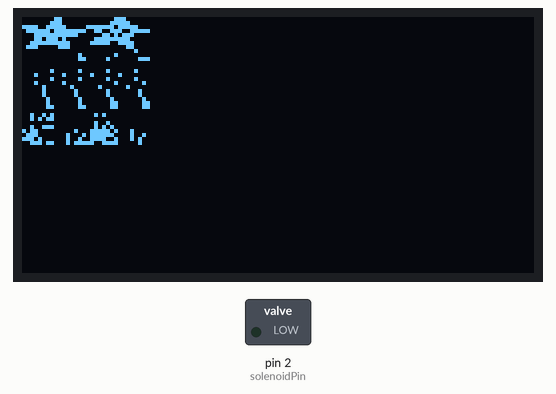
Recording of a sketch running on a simulated Arduino Uno, built with avr-gcc and run on an emulated ATmega328P. Shown: 128×64 one-colour display, switched loads named in the sketch (green lamp = pin HIGH). Dashed ring = blinking.

Above: at 0.1 s.
At 10.1 s:
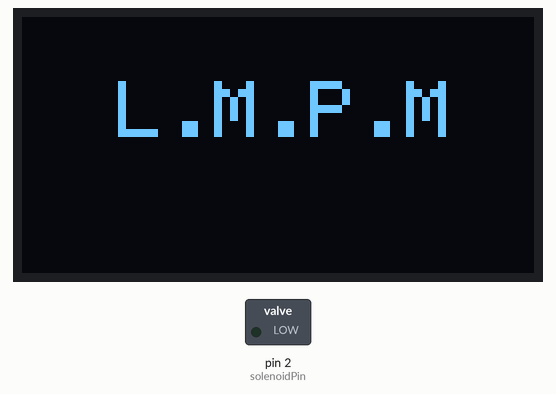
At 12.1 s:
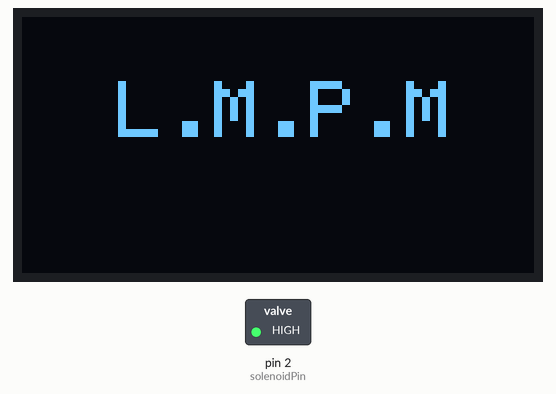
Timing chart, 0 to 130.0 s (numbered marks = the images above):
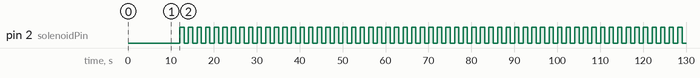

The sketch:

LMPM.ino
```cpp
/* usage
  1st press - start calibration
  2nd press - set lower temperature
  3rd press = set uppper temperature
  4th press = confirm values
*/

// libraries
//#include "PinNames.h"
#include <Wire.h>
#include <Adafruit_GFX.h>
#include <Adafruit_SSD1306.h>

// variables
// temperature
bool buttonPressed = false;
int upper, lower, threshold;
char *state[] = {"off", "on"};

// display
#define SCREEN_WIDTH 128 // OLED display width, in pixels
#define SCREEN_HEIGHT 64 // OLED display height, in pixels

// Declaration for an SSD1306 display connected to I2C (SDA, SCL pins)
#define OLED_RESET     4 // Reset pin # (or -1 if sharing Arduino reset pin)
Adafruit_SSD1306 display(SCREEN_WIDTH, SCREEN_HEIGHT, &Wire, OLED_RESET);

#define NUMFLAKES     10 // Number of snowflakes in the animation example

#define LOGO_HEIGHT   16
#define LOGO_WIDTH    16

static const unsigned char PROGMEM logo_bmp[] =
{ B00000000, B11000000,
  B00000001, B11000000,
  B00000001, B11000000,
  B00000011, B11100000,
  B11110011, B11100000,
  B11111110, B11111000,
  B01111110, B11111111,
  B00110011, B10011111,
  B00011111, B11111100,
  B00001101, B01110000,
  B00011011, B10100000,
  B00111111, B11100000,
  B00111111, B11110000,
  B01111100, B11110000,
  B01110000, B01110000,
  B00000000, B00110000 };

// solenoid
int solenoidPin = 2;

void setup() {
  pinMode(solenoidPin,OUTPUT);

  Serial.begin(9600);
  // SSD1306_SWITCHCAPVCC = generate display voltage from 3.3V internally
  if(!display.begin(SSD1306_SWITCHCAPVCC, 0x3C)) { // Address 0x3D for 128x64
    Serial.println(F("SSD1306 allocation failed"));
    for(;;); // Don't proceed, loop forever
  }

  display.clearDisplay();
  display.drawBitmap(0, 0, logo_bmp, 32, 32, WHITE);
  display.display();
  delay(10000); // Pause for 2 seconds

  // Clear the buffer
  display.clearDisplay();

  display.setTextSize(2.5);
  display.setTextColor(SSD1306_WHITE);        // Draw white text
  display.setCursor(0,0);             // Start at top-left corner
  display.println("");
  display.println("  L.M.P.M");
  display.display();
  delay(2000);
}

void loop() {
  while(1){
    digitalWrite(solenoidPin,HIGH);
    delay(1000);
    digitalWrite(solenoidPin,LOW);
    delay(1000);
  }
  //STATE 0 - Calibration
  buttonPressed = true;   //mock
  if (buttonPressed){
    calabration();
  }

  //STATE 1 - Operation
  buttonPressed = true;   //mock
  if (buttonPressed){
    operation();
  }
}

void calabration(){
  // get range
  int temp = tempRead(0);
  buttonPressed = false;   //mock
  for (int i=0; i<=1; i++) {
    while (!buttonPressed){
      temp = tempRead(i);
      Serial.print(state[i]);
      Serial.print(" temp: ");
      Serial.println(temp);
      delay(1000);
      buttonPressed = true;   //mock
    }
    if (i == 0){
      lower = tempRead(i);
      buttonPressed = false; //mock
    }
    else if (i == 1) {
      upper = tempRead(i);
    }
  }

  // calculate threshold
  threshold = (upper + lower)*0.5;

  // confirm values
  Serial.print("off = ");
  Serial.println(lower);
  Serial.print("on = ");
  Serial.println(upper);
  Serial.print("threshold = ");
  Serial.println(threshold);
}

void operation() {
  while(1) {
    for (int i=0; i<=1; i++){
      int temp = tempRead(i);
      showDisplay(temp, i);
      if (temp < threshold) {
        pressButton();
      }
      delay(750);

    }
  }
}

int tempRead(int state){
  if (state == 0){
    return 21;
  }

  else {
    return 37;
  }
}

void pressButton() {
  Serial.println("button pressed!");
  delay(5000);
}

void showDisplay(int reading, int i) {
  Serial.print("temp: ");
  Serial.print(reading);
  Serial.print("\tthreshold: ");
  Serial.print(threshold);
  Serial.print("\theater: ");
  Serial.println(state[i]);
}
```

Measured:
- by itself, pin 2 (solenoidPin): alternates HIGH for 1.0 s and LOW for 1.0 s
